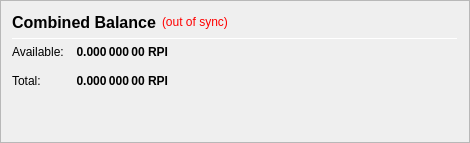
                   <widget class="QFrame" name="frame_CombinedBalances">
                    <property name="minimumSize">
                     <size>
                      <width>470</width>
                      <height>0</height>
                     </size>
                    </property>
                    <property name="frameShape">
                     <enum>QFrame::StyledPanel</enum>
                    </property>
                    <property name="frameShadow">
                     <enum>QFrame::Raised</enum>
                    </property>
                    <layout class="QVBoxLayout" name="verticalLayout_5">
                     <item>
                      <layout class="QHBoxLayout" name="horizontalLayout_5" stretch="0,0,0">
                       <item>
                        <widget class="QLabel" name="label_5z">
                         <property name="minimumSize">
                          <size>
                           <width>0</width>
                           <height>20</height>
                          </size>
                         </property>
                         <property name="font">
                          <font>
                           <pointsize>12</pointsize>
                           <weight>75</weight>
                           <bold>true</bold>
                          </font>
                         </property>
                         <property name="toolTip">
                          <string>Combined Balance (including unconfirmed and immature coins)</string>
                         </property>
                         <property name="text">
                          <string>Combined Balance</string>
                         </property>
                        </widget>
                       </item>
                       <item>
                        <widget class="QLabel" name="labelWalletStatus">
                         <property name="cursor">
                          <cursorShape>WhatsThisCursor</cursorShape>
                         </property>
                         <property name="toolTip">
                          <string>The displayed information may be out of date. Your wallet automatically synchronizes with the RPICOIN network after a connection is established, but this process has not completed yet.</string>
                         </property>
                         <property name="styleSheet">
                          <string notr="true">QLabel { color: red; }</string>
                         </property>
                         <property name="text">
                          <string notr="true">(out of sync)</string>
                         </property>
                         <property name="alignment">
                          <set>Qt::AlignLeading|Qt::AlignLeft|Qt::AlignVCenter</set>
                         </property>
                        </widget>
                       </item>
                       <item>
                        <spacer name="horizontalSpacer_1">
                         <property name="orientation">
                          <enum>Qt::Horizontal</enum>
                         </property>
                         <property name="sizeHint" stdset="0">
                          <size>
                           <width>40</width>
                           <height>20</height>
                          </size>
                         </property>
                        </spacer>
                       </item>
                      </layout>
                     </item>
                     <item>
                      <widget class="Line" name="line_CombinedBalance">
                       <property name="minimumSize">
                        <size>
                         <width>0</width>
                         <height>1</height>
                        </size>
                       </property>
                       <property name="maximumSize">
                        <size>
                         <width>16777215</width>
                         <height>1</height>
                        </size>
                       </property>
                       <property name="orientation">
                        <enum>Qt::Horizontal</enum>
                       </property>
                      </widget>
                     </item>
                     <item>
                      <layout class="QGridLayout" name="gridLayout_3">
                       <property name="spacing">
                        <number>12</number>
                       </property>
                       <item row="1" column="0">
                        <widget class="QLabel" name="labelBalanceTextz">
                         <property name="text">
                          <string>Available:</string>
                         </property>
                        </widget>
                       </item>
                       <item row="1" column="1">
                        <widget class="QLabel" name="labelBalancez">
                         <property name="font">
                          <font>
                           <weight>75</weight>
                           <bold>true</bold>
                          </font>
                         </property>
                         <property name="cursor">
                          <cursorShape>IBeamCursor</cursorShape>
                         </property>
                         <property name="toolTip">
                          <string>Your current spendable balance</string>
                         </property>
                         <property name="text">
                          <string notr="true">0.000 000 00 RPI</string>
                         </property>
                         <property name="alignment">
                          <set>Qt::AlignRight|Qt::AlignTrailing|Qt::AlignVCenter</set>
                         </property>
                         <property name="textInteractionFlags">
                          <set>Qt::LinksAccessibleByMouse|Qt::TextSelectableByKeyboard|Qt::TextSelectableByMouse</set>
                         </property>
                        </widget>
                       </item>
                       <item row="2" column="0">
                        <widget class="QLabel" name="labelTotalTextz">
                         <property name="text">
                          <string>Total:</string>
                         </property>
                        </widget>
                       </item>
                       <item row="2" column="1">
                        <widget class="QLabel" name="labelTotalz">
                         <property name="font">
                          <font>
                           <weight>75</weight>
                           <bold>true</bold>
                          </font>
                         </property>
                         <property name="cursor">
                          <cursorShape>IBeamCursor</cursorShape>
                         </property>
                         <property name="toolTip">
                          <string>Total Balance, including all unavailable coins.</string>
                         </property>
                         <property name="text">
                          <string notr="true">0.000 000 00 RPI</string>
                         </property>
                         <property name="alignment">
                          <set>Qt::AlignRight|Qt::AlignTrailing|Qt::AlignVCenter</set>
                         </property>
                         <property name="textInteractionFlags">
                          <set>Qt::LinksAccessibleByMouse|Qt::TextSelectableByKeyboard|Qt::TextSelectableByMouse</set>
                         </property>
                        </widget>
                       </item>
                       <item row="2" column="3">
                        <spacer name="horizontalSpacer_2">
                         <property name="orientation">
                          <enum>Qt::Horizontal</enum>
                         </property>
                         <property name="sizeHint" stdset="0">
                          <size>
                           <width>40</width>
                           <height>20</height>
                          </size>
                         </property>
                        </spacer>
                       </item>
                      </layout>
                     </item>
                     <item>
                      <spacer name="verticalSpacer_1">
                       <property name="orientation">
                        <enum>Qt::Vertical</enum>
                       </property>
                       <property name="sizeHint" stdset="0">
                        <size>
                         <width>20</width>
                         <height>40</height>
                        </size>
                       </property>
                      </spacer>
                     </item>
                    </layout>
                   </widget>
